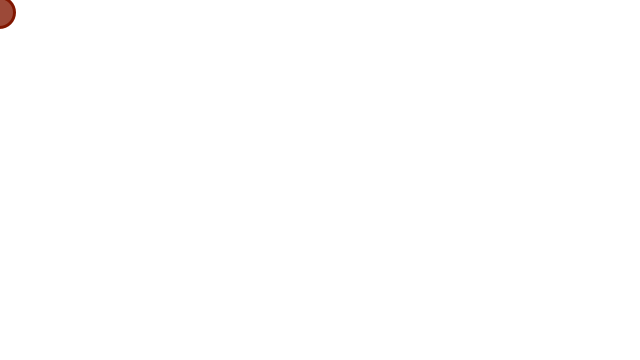
Frame 1 (no input)
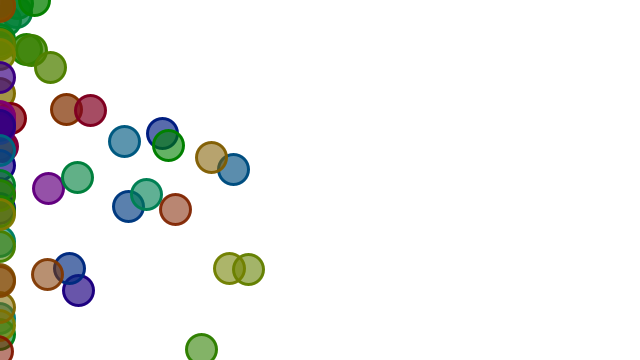
Frame 60 (the mouse pressed at the canvas centre just before this capture)
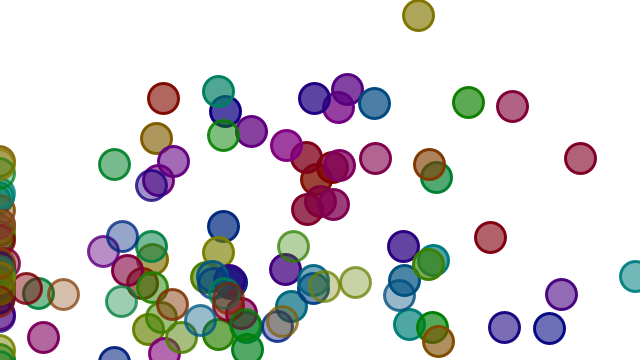
Frame 120 (the mouse held since frame 60 and released just before this capture)

The Processing sketch that drew these frames (run headless with seeded random() and noise(); from frame 60 on, the mouse is pressed at the canvas centre):

// Processing sketch: processing_111208
// ── processing_111208.pde

int pMax = 200;  //maximale Anzahl von Particles
//die ArrayList ist die fortgeschrittene Version eines Arrays, kann z.B. die Groesse aendern
ArrayList<Particle> particles = new ArrayList<Particle>();
float h = 0;
float s = 255;
float b = 128;

void setup() {
  size(640, 360);
  smooth ();
  frameRate(30);
}

void draw() {
  background(255); //zu Beginn jedes Frames alles mit weiss uebermalen
  colorMode(HSB);
  h = (h+random(3,10))%255;
  color c = color(h,s,b);
  particles.add(new Particle(c)); //in jedem Frame kommt ein neues Particle dazu

  for (int i = particles.size()-1; i >= 0; i--) { //für alle Particle in der Liste...
    Particle p = particles.get(i);
    p.redraw();  //an der neuen Position zeichen --> sieht aus, als würden sie sich bewegen
    if (particles.size() > pMax) {
      particles.remove(0);  //es soll nie mehr als pMax Particle gleichzeitig geben
    }
  }
}


// A simple Particle class
// man koennte die Klasse auch in ein separates File schreiben

class Particle {
  float x; //jede Instanz merkt sich diese Eigenschaften (=Instanzvariablen)
  float y;
  float moveX;
  float moveY;
  float gravity = 0.1;
  float resistance = 0.98;
  int initSpeed = 7;
//  float rChan;
//  float gChan;
//  float bChan;
  color c; 
  int alpha = 200;
  int count = 0;

  Particle(color c) {  //Konstruktor, wird beim Aufruf von new Particle() EIN MAL ausgefuehrt
    this.c = c;
//    rChan=red(c);
//    gChan=green(c);
//    bChan=blue(c);
    moveX = random(-initSpeed, initSpeed); //Bewegungsrichtung für diese Instanz festlegen
    moveY = random(-initSpeed, initSpeed);
    x = mouseX+moveX; //am anfang ist das Particle fast unter der Maus 
    y = mouseY+moveY;
  }

  void redraw() {
    if (x > width || x < 0) {
      moveX = -moveX;
    }
    if (y > height || y < 0) {
      moveY = -moveY;
    }

    moveX = moveX*resistance;
    moveY = moveY*resistance+gravity;
    if (dist(mouseX, mouseY, x, y)<30 && count > 4) {
      moveX = (x-mouseX)/3;
      moveY = (y-mouseY)/2;
      count = 0;
    }
    x = x + moveX; //neue Position ausrechnen
    y = y + moveY;
    drawParticle(); //Particle zeichnen, s. unten
    count++;
  }

  void drawParticle() {
    alpha--;  //Particle werden mit jedem Frame etwas durchsichtiger
    fill (hue(c), saturation(c), brightness(c), alpha);
    strokeWeight(3);
    stroke(hue(c), saturation(c), brightness(c), alpha+100);
    ellipse (x, y, 30, 30);
  }
}
